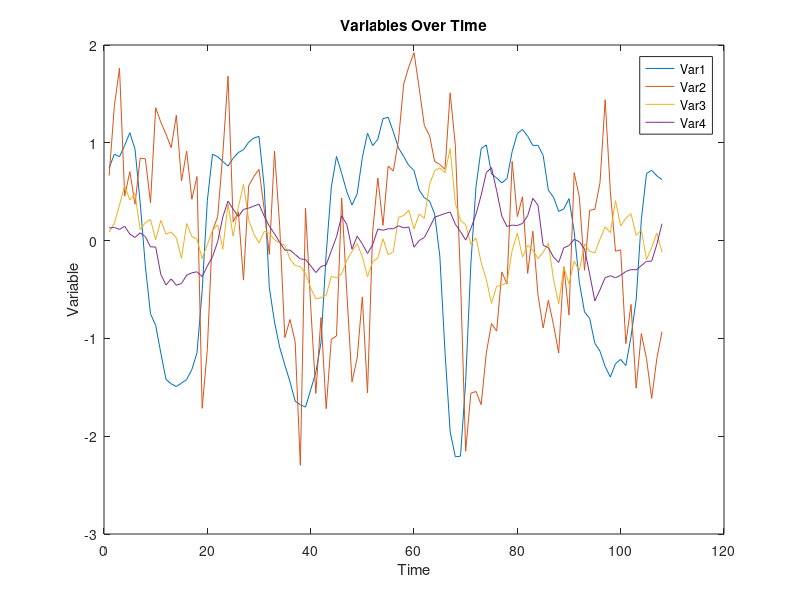

Source code (MATLAB): (Note: this script raises an error after producing the figure.)
%%% Question1

data=load('ding-data1.txt');
time = data(:,1);
var1 = data(:,2);
var2 = data(:,3);
var3 = data(:,4);
var4 = data(:,5);

%% 1 Plot all variables together
figure(1)
plot(time,var1)
hold on
plot(time,var2)
hold on
plot(time,var3)
hold on
plot(time,var4)
hold off
xlabel('Time');
ylabel('Variable')
title('Variables Over Time')
legend('Var1','Var2','Var3','Var4');

%% 2 

variabels =['Var1';'Var2';'Var3';'Var4'];
beta=fitlm(data(:,2:4),data(:,5),'ResponseVar',variabels(4,:),'PredictorVars',variabels(1:3,:))
var4pred = 8.4632e-07 + 0.15806*var1 -0.0025624*var2 + 0.1381*var3;
figure(2)
plot(time,var4pred);
hold on
plot(time, var4);
hold off
xlabel('Time');
ylabel('Variable')
title('Variables Over Time')
legend('Var4pred','Var4');

% From regression model, variable1 is the most important in the regression
% model.

%% 3
Coef = corr(var4pred,var4,'Type','Pearson'); %  0.6071

%% 4
N = length(var1);
M=4;
G=zeros(N,M);
G(:,1)=1;
G(:,2)=var1;
G(:,3)=var2;
G(:,4)=var3;
dobs = var4;
mest = (G'*G)\(G'*dobs); %[8.46324810086454e-07;0.158059131079404;-0.00256240349981980;0.138103115976902]

dpre = G*mest;
e = dobs - dpre;
E = e'*e;

var4pred2 = 8.46324810086454e-07 + 0.158059131079404*var1 -0.00256240349981980*var2 + 0.138103115976902*var3;

figure(3)
plot(time,var4pred);
hold on
plot(time,var4pred2);
hold off
xlabel('Time');
ylabel('Variable')
title('Variables Over Time')
legend('Var4pred','Var4');

% The result I get from using data kernel method is the same as the result
% derived from fitlm as showed in figure3 that both lines exactly overlaps.

%%% Question2

%% (1) a. Plot X and Y (vs time)
data2=load('ding-data2.txt');
time2 = data2(:,1);
X = data2(:,2);
Y = data2(:,3);

figure(4);
plot(time2,X);
hold on
plot(time2,Y);
hold off
xlabel('Time');
ylabel('Variable')
title('Variables Over Time')
legend('X','Y');
%  b. build a linear regression model (Y=a+bX)
variabels_x_y =['Var1';'Var2'];
beta_XY =fitlm(X,Y,'ResponseVar',variabels_x_y(2,:),'PredictorVars',variabels_x_y(1,:))

Y = -1.3396e-05 + 0.07136*X;

% c. calculating linear trends of X and Y 
variabels =['Var1';'Var2';'Var3'];
beta_X =fitlm(data2(:,1),data2(:,2),'ResponseVar',variabels(2,:),'PredictorVars',variabels(1,:))
beta_Y =fitlm(data2(:,1),data2(:,3),'ResponseVar',variabels(3,:),'PredictorVars',variabels(1,:))

X_pre = -3904.1 + 1.9555*time2 % linear trends of X changes 19.555 unit/decade
Y_pre = -417.57 + 0.20915*time2 % linear trends of Y changes 2.0915 unit/decade

%% (2)
%a. Remove the linear trends from X and Y
Y_residual = Y_pre - Y;
X_residual = X_pre - X;

%b.  plot the residual parts
figure(5);
plot(time2,X_residual);
hold on
plot(time2,Y_residual);
hold off
xlabel('Time');
ylabel('Variable Residual')
title('Variable Residuals Over Time (Linear)')
legend('X Residual','Y Residual');

% c. calculate the correlation between the two residual time series.
Coef_residual = corr(X_residual,Y_residual,'Type','Pearson'); %  0.7442

% d. Build a linear regression model again for the residual X and Y (Yresidual=a+bXresidual)
variabels_xy =['Var1';'Var2'];
beta_X_Y =fitlm(X_residual,Y_residual,'ResponseVar',variabels_xy(2,:),'PredictorVars',variabels_xy(1,:))

Y_residual = -0.005177 + 0.056779*X_residual ; 
% compare it with the linear regression model we get from 1: Y = -1.3396e-05 + 0.07136*X
% a decreases while b increases

%% (3) Repeat 1 and 2 but using the regressed quadratic trend.
% a. repeat 1 by using the regressed quadratic trend
N = length(time2);
M=3;
G=zeros(N,M);
G(:,1)=1;
G(:,2)=time2;   
G(:,3)=(time2).^2;  

dobs_X = X;
mest_X = (G'*G)\(G'*dobs_X);
X_pre2 = 423648 -426.358*time2 + 0.1073*time2.^2; 

dobs_Y = Y;
mest_Y = (G'*G)\(G'*dobs_Y);
Y_pre2 = 23040 -23.2904*time2 + 0.0059*time2.^2;

%b.repeat 2 by using the regressed quadratic trend
% (i) Remove the quadratic trends from X and Y
X_residual2 = X_pre2 - X;
Y_residual2 = Y_pre2 - Y;

%b.  plot the residual parts
figure(6);
plot(time2,X_residual2);
hold on
plot(time2,Y_residual2);
hold off
xlabel('Time');
ylabel('Variable Residual')
title('Variable Residuals Over Time (Quadratic)')
legend('X Residual','Y Residual');

% c. calculate the correlation between the two residual time series.
Coef_residual2 = corr(X_residual2,Y_residual2,'Type','Pearson'); % 0.7141

% The correlation coefficient of two residual time series is smaller when
% using quadratic trend (0.7141) than using linear regression (0.7442), so
% the quadratic trend is more reasonable to capture the long term change in
% X and Y.


%%% Question 3 Use example2.m

%% 1.Use the example2.m to plot the sum of first 10 Sine terms to reconstruct the square wave
N = 20;
x = [0:100]/100;
f = ones(1,101)*1/2;
ff= zeros(1,101);
for i = 1:2:N
    a = 2/pi/i;
f = f+ a*sin(2*pi*i*x);

end

figure(7)
plot(x,f)
title('Sum of First 10 Sine Terms')

%% 2. Modify example2.m to plot the sum of first 100 Sine terms illustrating 5 full periods of the oscillation of the square wave. (the total time points are still equal to 101).
N = 200;
x = [0:100]/20;
f = ones(1,101)*1/2;
ff= zeros(1,101);
for i = 1:2:N
    a = 2/pi/i;
f = f+ a*sin(2*pi*i*x);

end

figure(8)
plot(x,f)
title('First 100 Sine Terms')